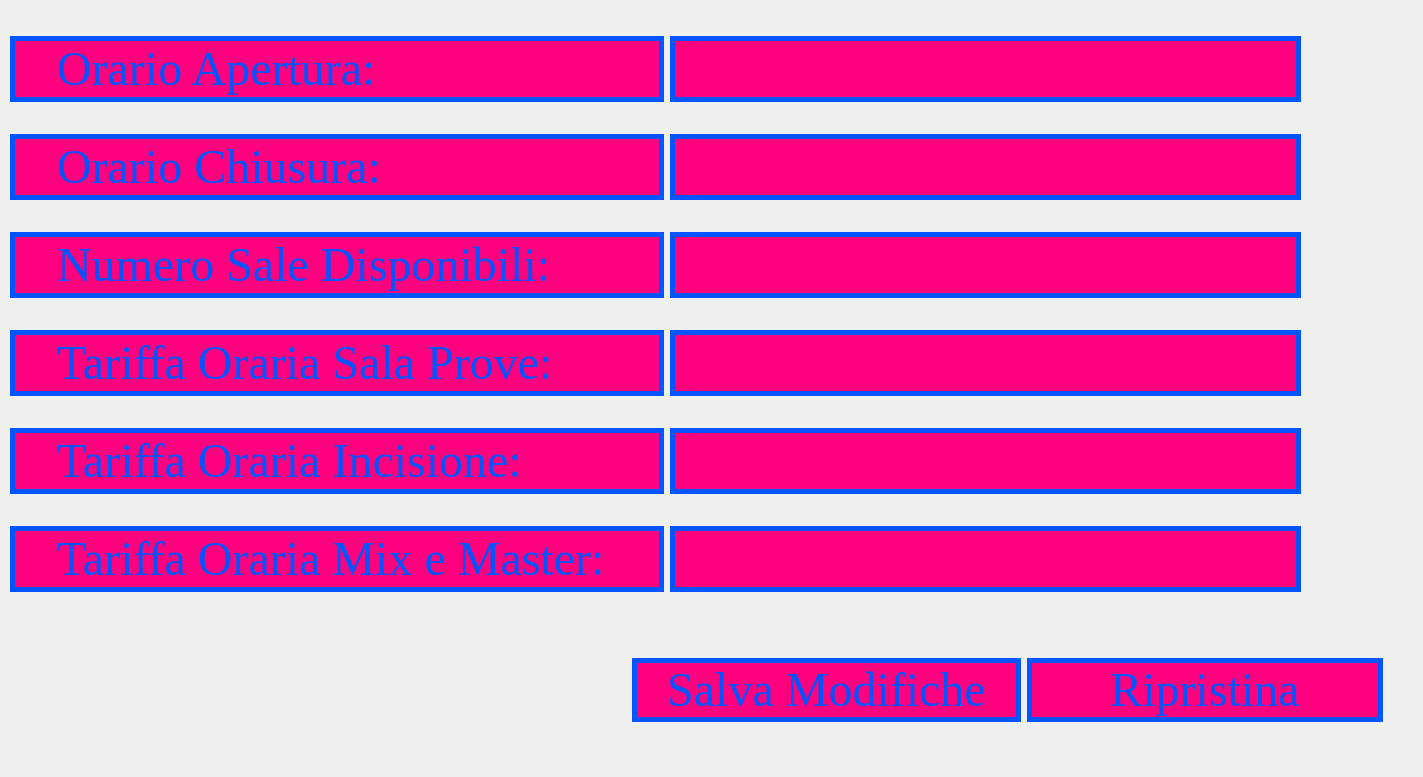
<?xml version="1.0" encoding="UTF-8"?>
<ui version="4.0">
 <class>Form</class>
 <widget class="QWidget" name="Form">
  <property name="geometry">
   <rect>
    <x>0</x>
    <y>0</y>
    <width>1423</width>
    <height>777</height>
   </rect>
  </property>
  <property name="font">
   <font>
    <family>Times New Roman</family>
    <pointsize>36</pointsize>
   </font>
  </property>
  <property name="windowTitle">
   <string>Impostazioni</string>
  </property>
  <property name="styleSheet">
   <string notr="true">QLineEdit{
border: 5px solid rgb(0, 85, 255);
background-color: rgb(255, 0, 127);
padding-left: 30px;
padding-right: 30px;
color: rgb(0, 85, 255);
}

QLineEdit:hover
{
border: 5px solid rgb(255, 0, 255);
background-color: rgb(255, 85, 0);
padding-left: 30px;
padding-right: 30px;
}

QLineEdit: focus
{
border: 2px solid rgb(255, 239, 14);
}

QPushButton
{
border: 5px solid rgb(0, 85, 255);
background-color: rgb(255, 0, 127);
padding-left: 30px;
padding-right: 30px;
color: rgb(0, 85, 255);
}

QPushButton: hover
{
border: 5px solid rgb(255, 0, 255);
background-color: rgb(255, 85, 0);
padding-left: 30px;
padding-right: 30px;
}

QLineEdit: pressed
{
border: 5px solid rgb(255, 239, 14);
background-color: rgb(255, 170, 0)
padding-left: 30px;
padding-right: 30px;
}
</string>
  </property>
  <widget class="QLabel" name="label">
   <property name="geometry">
    <rect>
     <x>0</x>
     <y>0</y>
     <width>1431</width>
     <height>781</height>
    </rect>
   </property>
   <property name="text">
    <string/>
   </property>
   <property name="pixmap">
    <pixmap resource="clientiqrc.qrc">:/clientprefix/sfondo.jpg</pixmap>
   </property>
   <property name="scaledContents">
    <bool>true</bool>
   </property>
  </widget>
  <widget class="QWidget" name="gridLayoutWidget">
   <property name="geometry">
    <rect>
     <x>632</x>
     <y>640</y>
     <width>751</width>
     <height>101</height>
    </rect>
   </property>
   <layout class="QGridLayout" name="gridLayout">
    <item row="1" column="0">
     <widget class="QPushButton" name="pushButton_2">
      <property name="font">
       <font>
        <family>Times New Roman</family>
        <pointsize>36</pointsize>
       </font>
      </property>
      <property name="styleSheet">
       <string notr="true">QPushButton
{
border: 5px solid rgb(0, 85, 255);
background-color: rgb(255, 0, 127);
padding-left: 30px;
padding-right: 30px;
color: rgb(0, 85, 255);
}

QPushButton:hover
{
border: 5px solid rgb(255, 0, 255);
background-color: rgb(255, 85, 0);
padding-left: 30px;
padding-right: 30px;
}

QLineEdit: pressed
{
border: 5px solid rgb(255, 239, 14);
background-color: rgb(255, 170, 0)
padding-left: 30px;
padding-right: 30px;
}
</string>
      </property>
      <property name="text">
       <string>Salva Modifiche</string>
      </property>
     </widget>
    </item>
    <item row="1" column="1">
     <widget class="QPushButton" name="pushButton">
      <property name="font">
       <font>
        <family>Times New Roman</family>
        <pointsize>36</pointsize>
       </font>
      </property>
      <property name="styleSheet">
       <string notr="true">QPushButton
{
border: 5px solid rgb(0, 85, 255);
background-color: rgb(255, 0, 127);
padding-left: 30px;
padding-right: 30px;
color: rgb(0, 85, 255);
}

QPushButton:hover
{
border: 5px solid rgb(255, 0, 255);
background-color: rgb(255, 85, 0);
padding-left: 30px;
padding-right: 30px;
}

QLineEdit: pressed
{
border: 5px solid rgb(255, 239, 14);
background-color: rgb(255, 170, 0)
padding-left: 30px;
padding-right: 30px;
}
</string>
      </property>
      <property name="text">
       <string>Ripristina</string>
      </property>
     </widget>
    </item>
   </layout>
  </widget>
  <widget class="QWidget" name="gridLayoutWidget_2">
   <property name="geometry">
    <rect>
     <x>10</x>
     <y>10</y>
     <width>1291</width>
     <height>611</height>
    </rect>
   </property>
   <layout class="QGridLayout" name="gridLayout_2">
    <item row="8" column="0">
     <widget class="QLabel" name="label_8">
      <property name="font">
       <font>
        <family>Times New Roman</family>
        <pointsize>36</pointsize>
       </font>
      </property>
      <property name="styleSheet">
       <string notr="true">QLabel
{
border: 5px solid rgb(0, 85, 255);
background-color: rgb(255, 0, 127);
padding-left: 30px;
padding-right: 30px;
color: rgb(0, 85, 255);
}

QPushButton:hover
{
border: 5px solid rgb(255, 0, 255);
background-color: rgb(255, 85, 0);
padding-left: 30px;
padding-right: 30px;
}

QLineEdit: pressed
{
border: 5px solid rgb(255, 239, 14);
background-color: rgb(255, 170, 0)
padding-left: 30px;
padding-right: 30px;
}</string>
      </property>
      <property name="text">
       <string>Tariffa Oraria Mix e Master: </string>
      </property>
     </widget>
    </item>
    <item row="2" column="0">
     <widget class="QLabel" name="label_2">
      <property name="font">
       <font>
        <family>Times New Roman</family>
        <pointsize>36</pointsize>
       </font>
      </property>
      <property name="styleSheet">
       <string notr="true">QLabel
{
border: 5px solid rgb(0, 85, 255);
background-color: rgb(255, 0, 127);
padding-left: 30px;
padding-right: 30px;
color: rgb(0, 85, 255);
}

QPushButton:hover
{
border: 5px solid rgb(255, 0, 255);
background-color: rgb(255, 85, 0);
padding-left: 30px;
padding-right: 30px;
}

QLineEdit: pressed
{
border: 5px solid rgb(255, 239, 14);
background-color: rgb(255, 170, 0)
padding-left: 30px;
padding-right: 30px;
}</string>
      </property>
      <property name="text">
       <string>Orario Apertura: </string>
      </property>
     </widget>
    </item>
    <item row="2" column="1">
     <widget class="QLineEdit" name="lineEdit_4">
      <property name="font">
       <font>
        <family>Times New Roman</family>
        <pointsize>36</pointsize>
       </font>
      </property>
     </widget>
    </item>
    <item row="3" column="0">
     <widget class="QLabel" name="label_3">
      <property name="font">
       <font>
        <family>Times New Roman</family>
        <pointsize>36</pointsize>
       </font>
      </property>
      <property name="styleSheet">
       <string notr="true">QLabel
{
border: 5px solid rgb(0, 85, 255);
background-color: rgb(255, 0, 127);
padding-left: 30px;
padding-right: 30px;
color: rgb(0, 85, 255);
}

QPushButton:hover
{
border: 5px solid rgb(255, 0, 255);
background-color: rgb(255, 85, 0);
padding-left: 30px;
padding-right: 30px;
}

QLineEdit: pressed
{
border: 5px solid rgb(255, 239, 14);
background-color: rgb(255, 170, 0)
padding-left: 30px;
padding-right: 30px;
}</string>
      </property>
      <property name="text">
       <string>Orario Chiusura: </string>
      </property>
     </widget>
    </item>
    <item row="5" column="0">
     <widget class="QLabel" name="label_6">
      <property name="font">
       <font>
        <family>Times New Roman</family>
        <pointsize>36</pointsize>
       </font>
      </property>
      <property name="styleSheet">
       <string notr="true">QLabel
{
border: 5px solid rgb(0, 85, 255);
background-color: rgb(255, 0, 127);
padding-left: 30px;
padding-right: 30px;
color: rgb(0, 85, 255);
}

QPushButton:hover
{
border: 5px solid rgb(255, 0, 255);
background-color: rgb(255, 85, 0);
padding-left: 30px;
padding-right: 30px;
}

QLineEdit: pressed
{
border: 5px solid rgb(255, 239, 14);
background-color: rgb(255, 170, 0)
padding-left: 30px;
padding-right: 30px;
}</string>
      </property>
      <property name="text">
       <string>Tariffa Oraria Sala Prove: </string>
      </property>
     </widget>
    </item>
    <item row="3" column="1">
     <widget class="QLineEdit" name="lineEdit_5">
      <property name="font">
       <font>
        <family>Times New Roman</family>
        <pointsize>36</pointsize>
       </font>
      </property>
     </widget>
    </item>
    <item row="5" column="1">
     <widget class="QLineEdit" name="lineEdit_8">
      <property name="font">
       <font>
        <family>Times New Roman</family>
        <pointsize>36</pointsize>
       </font>
      </property>
     </widget>
    </item>
    <item row="8" column="1">
     <widget class="QLineEdit" name="lineEdit_10">
      <property name="font">
       <font>
        <family>Times New Roman</family>
        <pointsize>36</pointsize>
       </font>
      </property>
     </widget>
    </item>
    <item row="6" column="0">
     <widget class="QLabel" name="label_7">
      <property name="font">
       <font>
        <family>Times New Roman</family>
        <pointsize>36</pointsize>
       </font>
      </property>
      <property name="styleSheet">
       <string notr="true">QLabel
{
border: 5px solid rgb(0, 85, 255);
background-color: rgb(255, 0, 127);
padding-left: 30px;
padding-right: 30px;
color: rgb(0, 85, 255);
}

QPushButton:hover
{
border: 5px solid rgb(255, 0, 255);
background-color: rgb(255, 85, 0);
padding-left: 30px;
padding-right: 30px;
}

QLineEdit: pressed
{
border: 5px solid rgb(255, 239, 14);
background-color: rgb(255, 170, 0)
padding-left: 30px;
padding-right: 30px;
}</string>
      </property>
      <property name="text">
       <string>Tariffa Oraria Incisione: </string>
      </property>
     </widget>
    </item>
    <item row="6" column="1">
     <widget class="QLineEdit" name="lineEdit_9">
      <property name="font">
       <font>
        <family>Times New Roman</family>
        <pointsize>36</pointsize>
       </font>
      </property>
     </widget>
    </item>
    <item row="4" column="1">
     <widget class="QLineEdit" name="lineEdit_6">
      <property name="font">
       <font>
        <family>Times New Roman</family>
        <pointsize>36</pointsize>
       </font>
      </property>
     </widget>
    </item>
    <item row="4" column="0">
     <widget class="QLabel" name="label_4">
      <property name="font">
       <font>
        <family>Times New Roman</family>
        <pointsize>36</pointsize>
       </font>
      </property>
      <property name="styleSheet">
       <string notr="true">QLabel
{
border: 5px solid rgb(0, 85, 255);
background-color: rgb(255, 0, 127);
padding-left: 30px;
padding-right: 30px;
color: rgb(0, 85, 255);
}

QPushButton:hover
{
border: 5px solid rgb(255, 0, 255);
background-color: rgb(255, 85, 0);
padding-left: 30px;
padding-right: 30px;
}

QLineEdit: pressed
{
border: 5px solid rgb(255, 239, 14);
background-color: rgb(255, 170, 0)
padding-left: 30px;
padding-right: 30px;
}</string>
      </property>
      <property name="text">
       <string>Numero Sale Disponibili: </string>
      </property>
     </widget>
    </item>
   </layout>
  </widget>
 </widget>
 <resources>
  <include location="clientiqrc.qrc"/>
 </resources>
 <connections/>
</ui>
